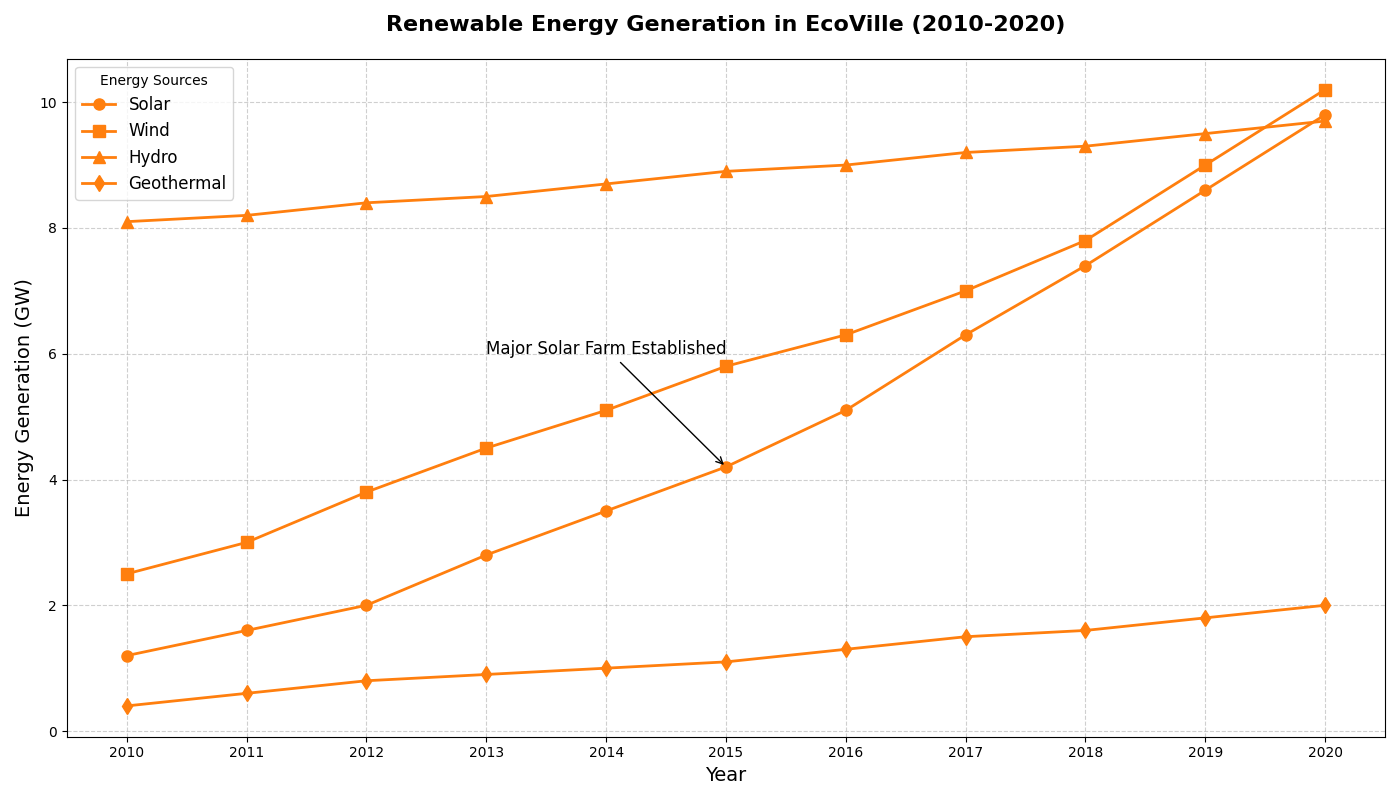

This chart was generated by the following Python code:
import matplotlib.pyplot as plt
import numpy as np

# Years from 2010 to 2020
years = np.arange(2010, 2021)

# Renewable energy generation values in GW
solar = [1.2, 1.6, 2.0, 2.8, 3.5, 4.2, 5.1, 6.3, 7.4, 8.6, 9.8]
wind = [2.5, 3.0, 3.8, 4.5, 5.1, 5.8, 6.3, 7.0, 7.8, 9.0, 10.2]
hydro = [8.1, 8.2, 8.4, 8.5, 8.7, 8.9, 9.0, 9.2, 9.3, 9.5, 9.7]
geothermal = [0.4, 0.6, 0.8, 0.9, 1.0, 1.1, 1.3, 1.5, 1.6, 1.8, 2.0]

# Define a single color for all energy sources
single_color = '#ff7f0e'

# Create the figure and axis
fig, ax = plt.subplots(figsize=(14, 8))

# Plot each energy source using the same color
ax.plot(years, solar, label='Solar', color=single_color, marker='o', linestyle='-', linewidth=2, markersize=8)
ax.plot(years, wind, label='Wind', color=single_color, marker='s', linestyle='-', linewidth=2, markersize=8)
ax.plot(years, hydro, label='Hydro', color=single_color, marker='^', linestyle='-', linewidth=2, markersize=8)
ax.plot(years, geothermal, label='Geothermal', color=single_color, marker='d', linestyle='-', linewidth=2, markersize=8)

# Customize the plot
ax.set_title("Renewable Energy Generation in EcoVille (2010-2020)", fontsize=16, fontweight='bold', pad=20)
ax.set_xlabel("Year", fontsize=14)
ax.set_ylabel("Energy Generation (GW)", fontsize=14)
ax.set_xticks(years)
ax.legend(title='Energy Sources', fontsize=12, loc='upper left')

# Adding grid for better readability
ax.grid(True, linestyle='--', alpha=0.6)

# Annotate significant event: Major solar farm established in 2015
ax.annotate('Major Solar Farm Established', xy=(2015, 4.2), xytext=(2013, 6),
             arrowprops=dict(facecolor='black', arrowstyle='->'), fontsize=12)

# Adjust the layout to prevent overlap
plt.tight_layout()

# Display the plot
plt.show()
